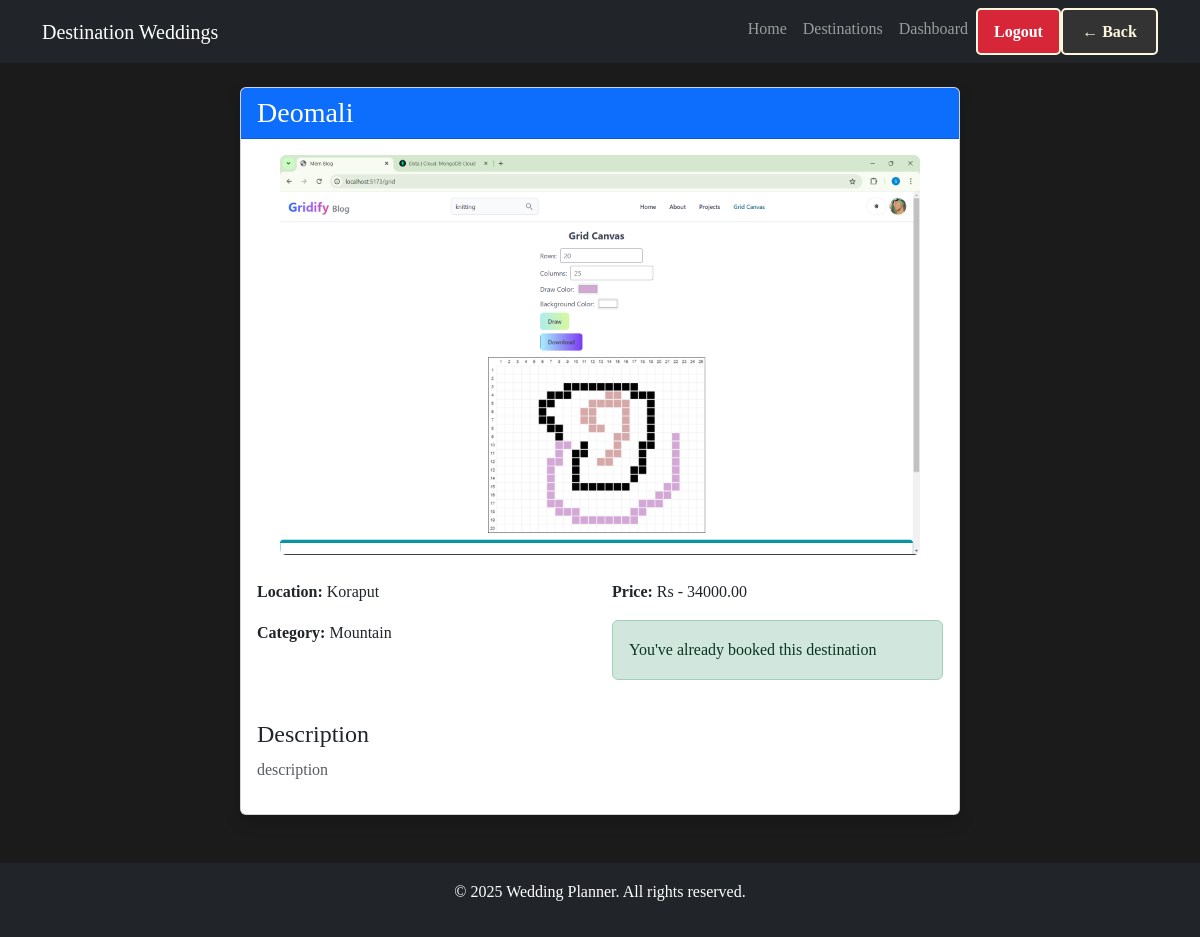
/destination/1 (signed in), run on the app's committed database.
### tables this page shows
CREATE TABLE destinations (
            id INTEGER PRIMARY KEY AUTOINCREMENT,
            name TEXT NOT NULL,
            category_id INTEGER NOT NULL,
            location TEXT NOT NULL,
            description TEXT,
            price REAL,
            photo TEXT,
            FOREIGN KEY (category_id) REFERENCES categories(id)
        );

CREATE TABLE categories (
            id INTEGER PRIMARY KEY AUTOINCREMENT,
            name TEXT NOT NULL,
            image_path TEXT
        );

### app.py (the view)
@app.route('/destination/<int:destination_id>')
def destination_details(destination_id):
    with get_db_connection() as conn:
        destination = conn.execute('''
            SELECT d.*, c.name as category_name
            FROM destinations d
            JOIN categories c ON d.category_id = c.id
            WHERE d.id = ?
        ''', (destination_id,)).fetchone()
        if not destination:
            flash('Destination not found', 'danger')
            return redirect(url_for('index'))
        booked = False
        if 'couple_email' in session:
            couple = conn.execute('SELECT id FROM couples WHERE email = ?',
                                 (session['couple_email'],)).fetchone()
            if couple:
                booking = conn.execute('''
                    SELECT id FROM bookings
                    WHERE couple_id = ? AND destination_id = ?
                ''', (couple['id'], destination_id)).fetchone()
                booked = bool(booking)
    return render_template('destinations/detail.html',
                         destination=destination,
                         booked=booked)

### app.py (called while the page is built)
def get_db_connection():
    conn = sqlite3.connect('database.db')
    conn.row_factory = sqlite3.Row
    return conn

@app.context_processor
def inject_now():
    return {'now': datetime.now()}

### templates/destinations/detail.html (shortened to what this page needs)
{% extends "base.html" %} {% block content %}
<div class="container mt-4">
  <div class="row">
    <div class="col-md-8 mx-auto">
      <div class="card shadow">
        <div class="card-header bg-primary text-white">
          <h3 class="mb-0">{{ destination.name }}</h3>
        </div>
        <div class="card-body">
          <div class="text-center mb-4">
            <img
              src="{{ destination.photo if destination.photo.startswith('http') else url_for('static', filename='images/destinations/' + destination.photo) }}"
              class="img-fluid rounded"
              alt="{{ destination.name }}"
              style="max-height: 400px"
            />
          </div>
          <div class="row mb-4">
            <div class="col-md-6">
              <p>
                <strong> Location:</strong>
                {{ destination.location }}
              </p>
              <p>
                <strong> Category:</strong> {{
                destination.category_name }}
              </p>
            </div>
            <div class="col-md-6">
              <p>
                <strong> Price:</strong> Rs -
                {{ "%.2f"|format(destination.price) }}
              </p>
              {% if booked %}
              <div class="alert alert-success">
                 You've already booked this
                destination
              </div>
              {% endif %}
            </div>
          </div>
          <h4>Description</h4>
          <p class="text-muted">{{ destination.description }}</p>
        </div>
      </div>
    </div>
  </div>
</div>
{% endblock %}

### static/css/styles.css (style rules this page uses)
body { font-family: "Lora", serif; background-color: #1b1b1b; color: #fdf7dd; margin: 0; padding: 0; line-height: 1.6; }

### data on the page
destinations: name "Deomali", photo (picture), location "Koraput", price "34000.00", description "description"
categories: category_name "Mountain"
